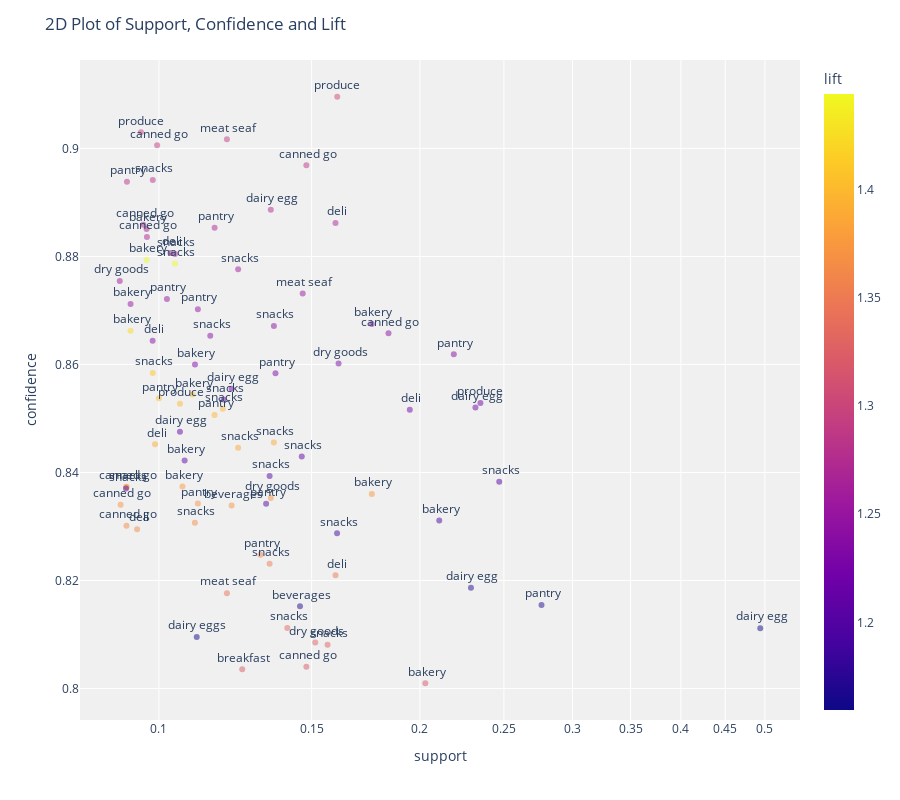

The code cell stored with this chart in its notebook:
### Code cell
plot_model(rule_APRIORI, plot = '2d')

### Figure 1 — Plotly figure (JSON) as saved in the notebook; plotly's stock layout.template omitted (floating-point values rounded to 4 significant figures; data arrays with more than 128 entries replaced by an {"elided": "..."} marker saying what was removed)
{"data": [{"customdata": {"elided": "82x2 str values"}, "hovertemplate": "support=%{x}<br>confidence=%{y}<br>antecedents_short=%{text}<br>antecedents=%{customdata[0]}<br>consequents=%{customdata[1]}<br>lift=%{marker.color}<extra></extra>", "legendgroup": "", "marker": {"color": [1.316, 1.19, 1.32, 1.24, 1.328, 1.162, 1.22, 1.232, 1.251, 1.168, 1.222, 1.375, 1.206, 1.403, 1.402, 1.242, 1.373, 1.399, 1.232, 1.249, 1.222, 1.362, 1.173, 1.238, 1.168, 1.195, 1.214, 1.401, 1.37, 1.363, 1.285, 1.321, 1.375, 1.269, 1.29, 1.266, 1.388, 1.269, 1.348, 1.364, 1.372, 1.273, 1.355, 1.22, 1.327, 1.291, 1.343, 1.234, 1.332, 1.201, 1.159, 1.303, 1.261, 1.28, 1.239, 1.254, 1.229, 1.187, 1.207, 1.293, 1.248, 1.423, 1.268, 1.444, 1.261, 1.443, 1.225, 1.37, 1.375, 1.246, 1.37, 1.202, 1.352, 1.199, 1.281, 1.41, 1.268, 1.397, 1.242, 1.389, 1.257, 1.387], "coloraxis": "coloraxis", "opacity": 0.5, "symbol": "circle"}, "mode": "markers+text", "name": "", "orientation": "v", "showlegend": false, "text": [" bakery", " bakery", " breakfast", " canned go", " dry goods", " dairy egg", " deli", " dry goods", " meat seaf", " pantry", "produce", " bakery", " bakery", " bakery", " pantry", " bakery", " bakery", " snacks", " bakery", " pantry", " snacks", " deli", " dairy egg", " deli", " beverages", " pantry", " dairy egg", " produce", " canned go", " canned go", " canned go", " canned go", " canned go", " canned go", " canned go", " canned go", " deli", " deli", " deli", " snacks", " dry goods", " dairy egg", " pantry", " dairy egg", " snacks", " meat seaf", " meat seaf", " pantry", " snacks", " snacks", "dairy eggs", "produce", " deli", " pantry", " snacks", " dry goods", " pantry", " snacks", " snacks", "produce", " bakery", " bakery", " bakery", " bakery", " snacks", " snacks", " dairy egg", " beverages", " snacks", " pantry", " pantry", " snacks", " snacks", " snacks", " snacks", " snacks", " pantry", " pantry", " snacks", " snacks", " snacks", " snacks"], "textposition": "top center", "type": "scatter", "x": [0.2029, 0.2105, 0.1248, 0.184, 0.1515, 0.4939, 0.1947, 0.1611, 0.1465, 0.2762, 0.2349, 0.1064, 0.1071, 0.1093, 0.09999, 0.176, 0.176, 0.1185, 0.11, 0.1022, 0.1187, 0.09437, 0.229, 0.09834, 0.1455, 0.1329, 0.1057, 0.1057, 0.09032, 0.09175, 0.1479, 0.1479, 0.09178, 0.09593, 0.09953, 0.09686, 0.09897, 0.1598, 0.1598, 0.11, 0.1346, 0.1346, 0.131, 0.2318, 0.1565, 0.1198, 0.1198, 0.2188, 0.1406, 0.2469, 0.1106, 0.1606, 0.1031, 0.09185, 0.1146, 0.09012, 0.1363, 0.1605, 0.1461, 0.09533, 0.09274, 0.09274, 0.09677, 0.09677, 0.1043, 0.1043, 0.1213, 0.1213, 0.09166, 0.1109, 0.1109, 0.1342, 0.1342, 0.09162, 0.09838, 0.09838, 0.1159, 0.1159, 0.1357, 0.1357, 0.1234, 0.1234], "xaxis": "x", "y": [0.801, 0.8311, 0.8036, 0.8658, 0.8085, 0.8112, 0.8516, 0.8602, 0.8731, 0.8155, 0.8529, 0.8374, 0.8422, 0.8544, 0.8537, 0.8675, 0.836, 0.8518, 0.86, 0.8721, 0.8535, 0.8295, 0.8187, 0.8644, 0.8152, 0.8342, 0.8475, 0.8527, 0.834, 0.8301, 0.8969, 0.804, 0.8373, 0.8858, 0.9006, 0.8836, 0.8452, 0.8862, 0.821, 0.8307, 0.8353, 0.8886, 0.8247, 0.852, 0.8081, 0.9017, 0.8177, 0.8619, 0.8112, 0.8383, 0.8095, 0.9096, 0.8806, 0.8938, 0.8653, 0.8755, 0.8583, 0.8287, 0.843, 0.903, 0.8712, 0.8662, 0.8851, 0.8794, 0.8804, 0.8787, 0.8555, 0.8339, 0.8374, 0.8702, 0.8343, 0.8394, 0.8231, 0.837, 0.8942, 0.8584, 0.8853, 0.8506, 0.8671, 0.8455, 0.8776, 0.8446], "yaxis": "y"}], "layout": {"coloraxis": {"colorbar": {"title": {"text": "lift"}}, "colorscale": [[0, "#0d0887"], [0.1111, "#46039f"], [0.2222, "#7201a8"], [0.3333, "#9c179e"], [0.4444, "#bd3786"], [0.5556, "#d8576b"], [0.6667, "#ed7953"], [0.7778, "#fb9f3a"], [0.8889, "#fdca26"], [1, "#f0f921"]]}, "height": 800, "legend": {"tracegroupgap": 0}, "margin": {"t": 60}, "plot_bgcolor": "rgb(240,240,240)", "title": {"text": "2D Plot of Support, Confidence and Lift"}, "xaxis": {"anchor": "y", "domain": [0, 1], "title": {"text": "support"}, "type": "log"}, "yaxis": {"anchor": "x", "domain": [0, 1], "title": {"text": "confidence"}}}}
